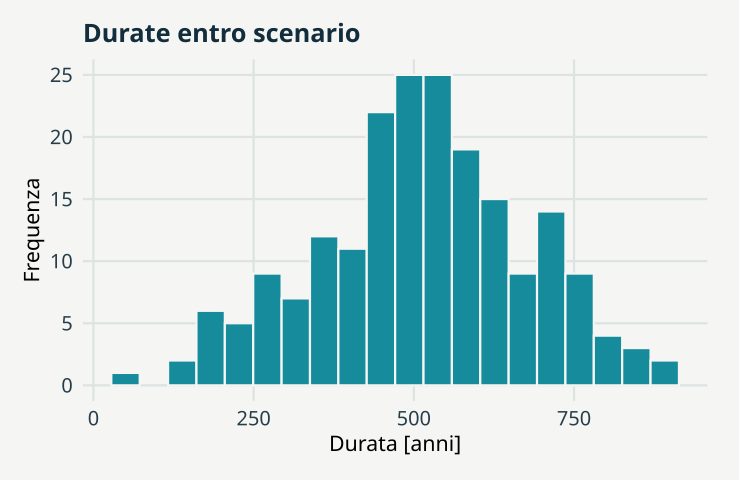

This figure's R source:
# GeoStat Lab — funzioni comuni. R >= 4.3; ggplot2 >= 3.4; jsonlite.
suppressPackageStartupMessages(library(ggplot2))
col_geo <- c('#168B9C','#BC5B35','#7054A4','#A17B19','#227864','#64748B')
theme_set(theme_minimal(base_size=17, base_family='sans') + theme(
  plot.background=element_rect(fill='#F5F6F3',colour=NA),
  panel.background=element_rect(fill='#F5F6F3',colour=NA),
  panel.grid.minor=element_blank(),panel.grid.major=element_line(colour='#DCE3E2'),
  plot.title=element_text(size=19,face='bold',colour='#122D3B'),
  plot.subtitle=element_text(size=13,colour='#405560',margin=margin(b=12)),
  axis.text=element_text(size=15,colour='#273E4A'),axis.title=element_text(size=16),
  legend.position='bottom',legend.title=element_blank(),legend.text=element_text(size=14),
  strip.text=element_text(size=15,face='bold'),plot.margin=margin(18,24,18,18)))
metric <- function(...) data.frame(grandezza=names(c(...)),valore=as.character(c(...)),check.names=FALSE)
f <- function(x,d=3) {out<-formatC(x,digits=d,format='fg');out[!is.finite(x)]<-'Non definito';out}
line_plot <- function(d,x='x',y='y',title='',xl=x,yl=y,group=NULL) {
 p<-ggplot(d,aes(x=.data[[x]],y=.data[[y]]))
 if(is.null(group)) p<-p+geom_line(colour=col_geo[1],linewidth=1.05) else p<-p+aes(colour=.data[[group]],group=.data[[group]])+geom_line(linewidth=1)+scale_colour_manual(values=col_geo)
 p+labs(title=title,x=xl,y=yl)
}
point_plot <- function(d,x='x',y='y',title='',xl=x,yl=y,group=NULL) {
 p<-ggplot(d,aes(x=.data[[x]],y=.data[[y]]))
 if(is.null(group))p<-p+geom_point(colour=col_geo[1],size=2.5,alpha=.8) else p<-p+aes(colour=.data[[group]])+geom_point(size=2.7,alpha=.85)+scale_colour_manual(values=col_geo)
 p+labs(title=title,x=xl,y=yl)
}
hist_plot<-function(x,title='',xl='Valore',bins=20)ggplot(data.frame(x=x),aes(x))+geom_histogram(bins=bins,fill=col_geo[1],colour='#F5F6F3')+labs(title=title,x=xl,y='Frequenza')
bar_plot<-function(d,x='gruppo',y='valore',title='',yl='Valore')ggplot(d,aes(x=.data[[x]],y=.data[[y]],fill=.data[[x]]))+geom_col(width=.65)+scale_fill_manual(values=rep(col_geo,length.out=length(unique(d[[x]])) ))+guides(fill='none')+labs(title=title,x=NULL,y=yl)
map_plot<-function(d,z='z',title='',xl='Est [km]',yl='Nord [km]')ggplot(d,aes(x,y,fill=.data[[z]]))+geom_raster()+coord_equal()+scale_fill_gradientn(colours=c('#153F56','#298C9C','#B8CDB2','#F1D889','#AD542F'))+labs(title=title,x=xl,y=yl)
acf_data<-function(x,lag=20){a<-acf(x,lag.max=min(lag,length(x)-1),plot=FALSE);data.frame(x=as.vector(a$lag)[-1],y=as.vector(a$acf)[-1])}
# AR(1), distribuzione marginale stazionaria N(0, 1).
ar_series<-function(n,rho){x<-numeric(n);x[1]<-rnorm(1);for(i in 2:n)x[i]<-rho*x[i-1]+sqrt(1-rho^2)*rnorm(1);x}
# Distanze euclidee in unità metriche già dichiarate; nessuna conversione implicita di CRS.
dist_cross<-function(a,b)sqrt(outer(a[,1],b[,1],'-')^2+outer(a[,2],b[,2],'-')^2)
# Predittore IDW: i punti coincidenti ricevono esattamente il valore osservato.
idw<-function(xy,z,new,power=2){dd<-dist_cross(new,xy);apply(dd,1,function(d)if(any(d<1e-10))mean(z[d<1e-10])else weighted.mean(z,d^(-power)))}
# CART didattico binario: divisioni assiali che minimizzano l'impurità di Gini.
cart_fit<-function(x,y,depth=2,minleaf=4){
 node<-list(p=mean(y),n=length(y));if(depth<1||length(unique(y))<2||length(y)<2*minleaf)return(node)
 best<-Inf
 for(j in seq_len(ncol(x))){v<-sort(unique(x[,j])); if(length(v)<2)next
  for(cut in (head(v,-1)+tail(v,-1))/2){left<-x[,j]<=cut;nl<-sum(left);nr<-sum(!left);if(min(nl,nr)<minleaf)next
   score<-nl*mean(y[left])*(1-mean(y[left]))+nr*mean(y[!left])*(1-mean(y[!left]))
   if(score<best){best<-score;node$j<-j;node$cut<-cut;split<-left}
  }
 }
 if(is.finite(best)){node$left<-cart_fit(x[split,,drop=FALSE],y[split],depth-1,minleaf);node$right<-cart_fit(x[!split,,drop=FALSE],y[!split],depth-1,minleaf)};node
}
cart_predict<-function(tree,x)apply(x,1,function(row){t<-tree;while(!is.null(t$j))t<-if(row[t$j]<=t$cut)t$left else t$right;t$p})

p <- list(rho = -0.6, B = 200, seed = 17)
set.seed(p$seed)
u <- rnorm(p$B)

v <- p$rho * u + sqrt(1 - p$rho^2) * rnorm(p$B)

t1 <- 500 + 80 * u

t2 <- 1000 + 100 * v

data <- data.frame(t1 = t1, t2 = t2, durata = t2 - t1)

plots <- list(hist_plot(data$durata, "Durate entro scenario", "Durata [anni]"))

metrics <- metric(`SD simulata [anni]` = f(sd(data$durata)), `SD analitica [anni]` = f(sqrt(80^2 + 
    100^2 - 2 * p$rho * 80 * 100)), `Durata media` = f(mean(data$durata)))
print(metrics,row.names=FALSE)
ggplot2::ggsave('m13-durate-B.svg',plots[[1]],device=svglite::svglite,width=7.7,height=5.0,bg='#F8F6F1')
